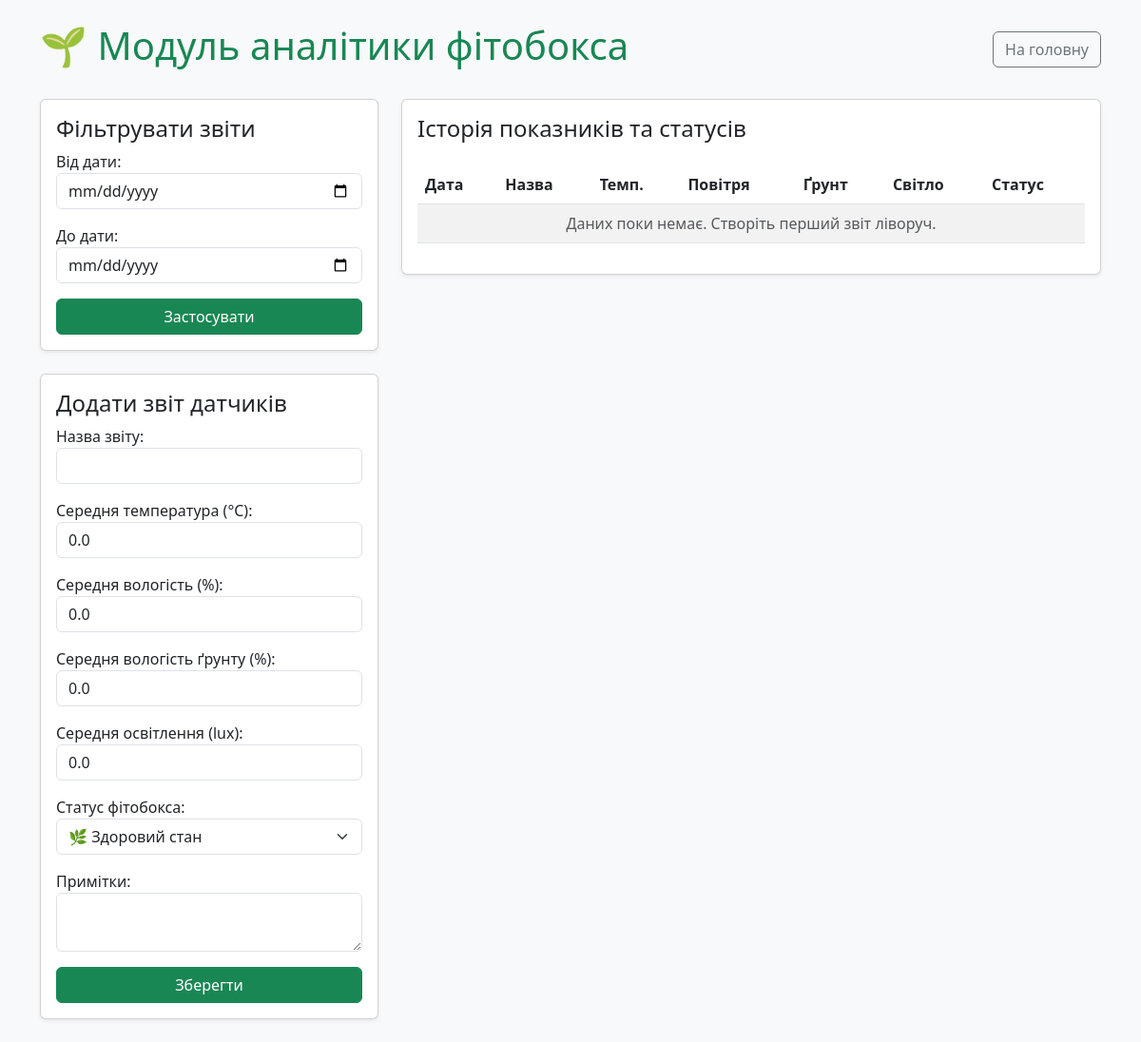
The page /analytics/ on the database as committed earlier.
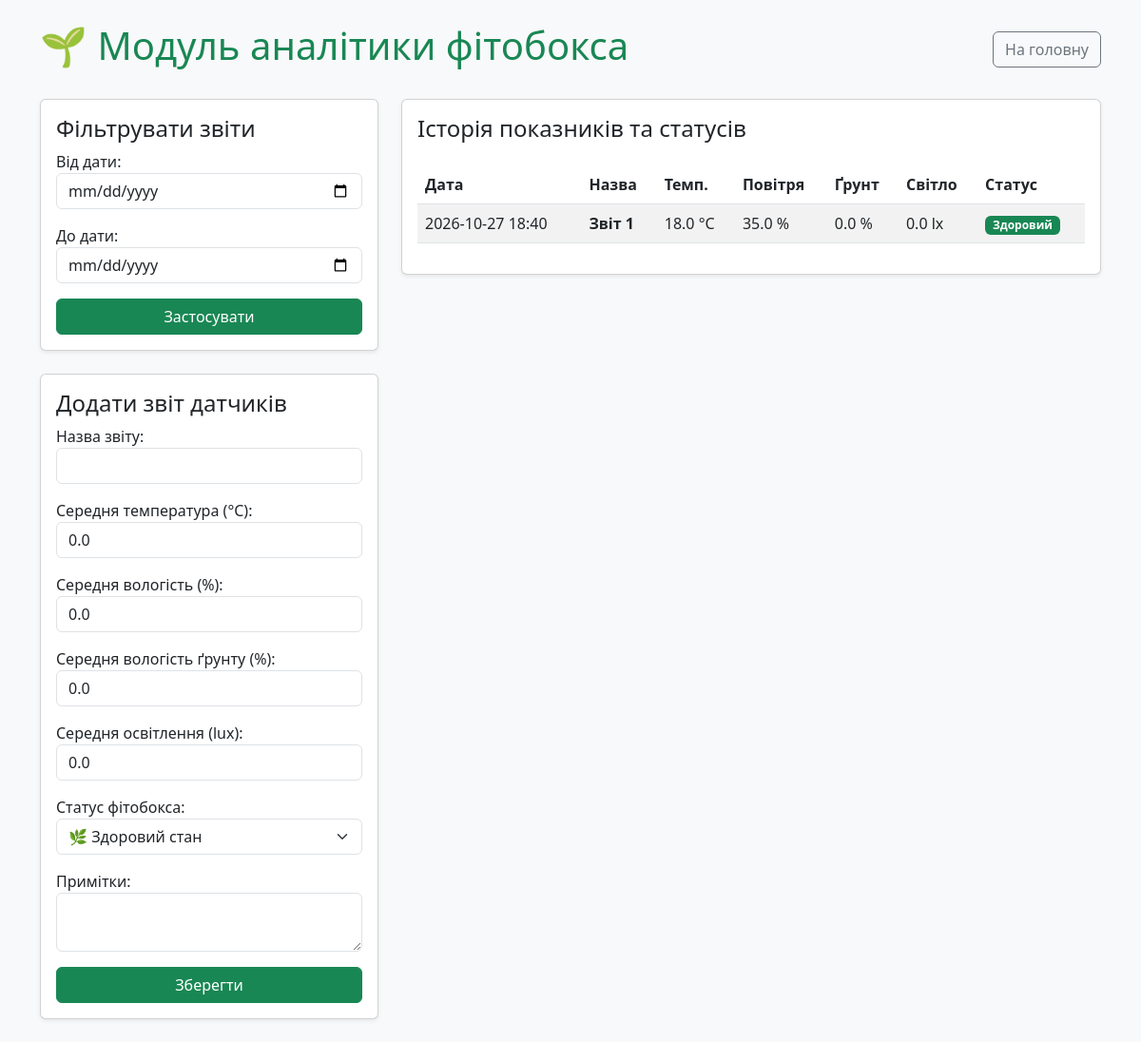
The same page on the database as committed later.
### analytics/models.py (models this page shows, shortened)
class AnalyticsReport(models.Model):
    title = models.CharField(max_length=200, verbose_name="Назва звіту")
    created_at = models.DateTimeField(auto_now_add=True, verbose_name="Дата генерації")
    average_temperature = models.FloatField(verbose_name="Середня температура (°C)", default=0.0)
    average_humidity = models.FloatField(verbose_name="Середня вологість (%)", default=0.0)
    avg_soil_moisture = models.FloatField(verbose_name="Середня вологість ґрунту (%)", default=0.0)
    avg_light_level = models.FloatField(verbose_name="Середня освітлення (lux)", default=0.0)
    notes = models.TextField(blank=True, null=True, verbose_name="Примітки")
    STATUS_CHOICES = [
        ('good', '🌿 Здоровий стан'),
        ('warning', '⚠️ Потребує уваги'),
        ('danger', '🚨 Критично'),
    ]
    plant_health_status = models.CharField(
        max_length=20,
        choices=STATUS_CHOICES,
        default='good',
        verbose_name="Статус фітобокса"
    )
    class Meta:
        verbose_name = "Аналітичний звіт"
        verbose_name_plural = "Аналітичні звіти"

### analytics/views.py (the view, shortened to what this page needs)
# urls.py: path('', views.analytics_dashboard, name='dashboard'),
def analytics_dashboard(request):
    filter_form = AnalyticsFilterForm(request.GET or None)
    report_form = AnalyticsReportForm(request.POST or None)
    reports = AnalyticsReport.objects.all().order_by('-created_at')
    if request.method == 'POST' and report_form.is_valid():
        report_form.save()
        return redirect('analytics:dashboard')
    context = {
        'reports': reports,
        'filter_form': filter_form,
        'report_form': report_form,
    }
    return render(request, 'analytics/analytics_dashboard.html', context)

### analytics/forms.py
class AnalyticsFilterForm(forms.Form):
    date_from = forms.DateField(
        required=False,
        widget=forms.DateInput(attrs={'type': 'date', 'class': 'form-control'}),
        label="Від дати"
    )
    date_to = forms.DateField(
        required=False,
        widget=forms.DateInput(attrs={'type': 'date', 'class': 'form-control'}),
        label="До дати"
    )

### templates/analytics/analytics_dashboard.html (shortened to what this page needs)
<!DOCTYPE html>
<html lang="uk">
<head>
    <link href="https://cdn.jsdelivr.net/npm/bootstrap@5.3.0/dist/css/bootstrap.min.css" rel="stylesheet">
</head>
<body class="bg-light">
    <div class="container my-4">
        <div class="d-flex justify-content-between align-items-center mb-4">
            <h1 class="text-success">🌱 Модуль аналітики фітобокса</h1>
            <a href="/" class="btn btn-outline-secondary">На головну</a>
        </div>
        <div class="row">
            <div class="col-md-4">
                <div class="card p-3 mb-4 shadow-sm">
                    <h4>Фільтрувати звіти</h4>
                    <form method="get">
                        {{ filter_form.as_p }}
                        <button type="submit" class="btn btn-success w-100">Застосувати</button>
                    </form>
                </div>
                <div class="card p-3 shadow-sm">
                    <h4>Додати звіт датчиків</h4>
                    <form method="post">
                        {{ report_form.as_p }}
                        <button type="submit" class="btn btn-success w-100">Зберегти</button>
                    </form>
                </div>
            </div>
            <div class="col-md-8">
                <div class="card p-3 shadow-sm">
                    <h4>Історія показників та статусів</h4>
                    <div class="table-responsive">
                        <table class="table table-striped align-middle mt-3">
                            <thead>
                                <tr>
                                    <th>Дата</th>
                                    <th>Назва</th>
                                    <th>Темп.</th>
                                    <th>Повітря</th>
                                    <th>Ґрунт</th>
                                    <th>Світло</th>
                                    <th>Статус</th>
                                </tr>
                            </thead>
                            <tbody>
                                {% for report in reports %}
                                <tr>
                                    <td>{{ report.created_at|date:"Y-m-d H:i" }}</td>
                                    <td><strong>{{ report.title }}</strong></td>
                                    <td>{{ report.average_temperature }} °C</td>
                                    <td>{{ report.average_humidity }} %</td>
                                    <td>{{ report.avg_soil_moisture }} %</td>
                                    <td>{{ report.avg_light_level }} lx</td>
                                    <td>
                                        {% if report.plant_health_status == 'good' %}
                                            <span class="badge bg-success">Здоровий</span>
                                        {% elif report.plant_health_status == 'warning' %}
                                            <span class="badge bg-warning text-dark">Увага</span>
                                        {% else %}
                                            <span class="badge bg-danger">Критично</span>
                                        {% endif %}
                                    </td>
                                </tr>
                                {% empty %}
                                <tr>
                                    <td colspan="7" class="text-center text-muted">Даних поки немає. Створіть перший звіт ліворуч.</td>
                                </tr>
                                {% endfor %}
                            </tbody>
                        </table>
                    </div>
                </div>
            </div>
        </div>
    </div>
</body>
</html>

Rows that differ between the two databases and show on the page:
added AnalyticsReport: created_at "2026-10-27 18:40", title "Звіт 1", average_temperature "18.0", average_humidity "35.0", avg_soil_moisture "0.0", avg_light_level "0.0", plant_health_status "Здоровий"
Other text that changed with them:
text no longer shown: "Даних поки немає. Створіть перший звіт ліворуч."
